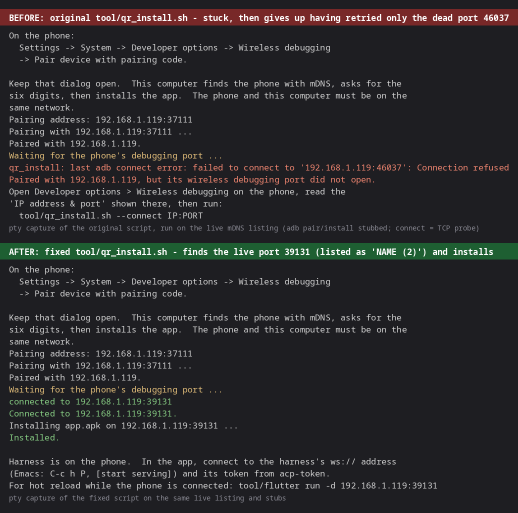
#> input picture harness_client/verification/phone-debugging-port.png, 1035 x 1026 px (shown at 1/2 size)
$ python compare_frames.py ../verification/phone-debugging-port.png ../verification/production-web.png
#> lines starting #> are read from the running program, lines starting #| are printed output that depends on the picture
#!/usr/bin/env python3
"""Compare a frame the receiver decoded with a screenshot of the device.

The screen-share run takes a frame from the WebRTC track and a `screencap` of
the same device at nearly the same moment.  Both show the same screen -- the
app itself, since this app does not hide its own window from its own share --
so the two pictures should agree.  That is what makes "the receiver got the
phone's screen" a measurement rather than a label: the picture that arrived is
the picture the device was showing.

    python3 e2e/compare_frames.py received.png device.png

It prints one JSON object: the two sizes, the mean absolute difference of the
greyscale pixels at a common small size, the correlation, and whether they
agree.  It is deliberately crude -- no image library beyond PIL, no alignment
search -- because a coarse agreement is all the claim needs: the same screen,
not a pixel-perfect copy (the two were encoded and captured at different
instants, at different sizes).
"""

from __future__ import annotations

import json
import sys

from PIL import Image, ImageChops, ImageStat


def grey(path: str, size: tuple[int, int]) -> Image.Image:
    image = Image.open(path).convert("L")
    return image.resize(size, Image.BILINEAR)


def main(argv: list[str]) -> int:
    if len(argv) != 3:
        print(__doc__.strip().splitlines()[0])
        return 2
    received_path, device_path = argv[1], argv[2]
    received = Image.open(received_path)
#> received is the input picture: PIL image 1035x1026 RGB; mean R, G, B 41.5, 40.7, 42.6
    device = Image.open(device_path)
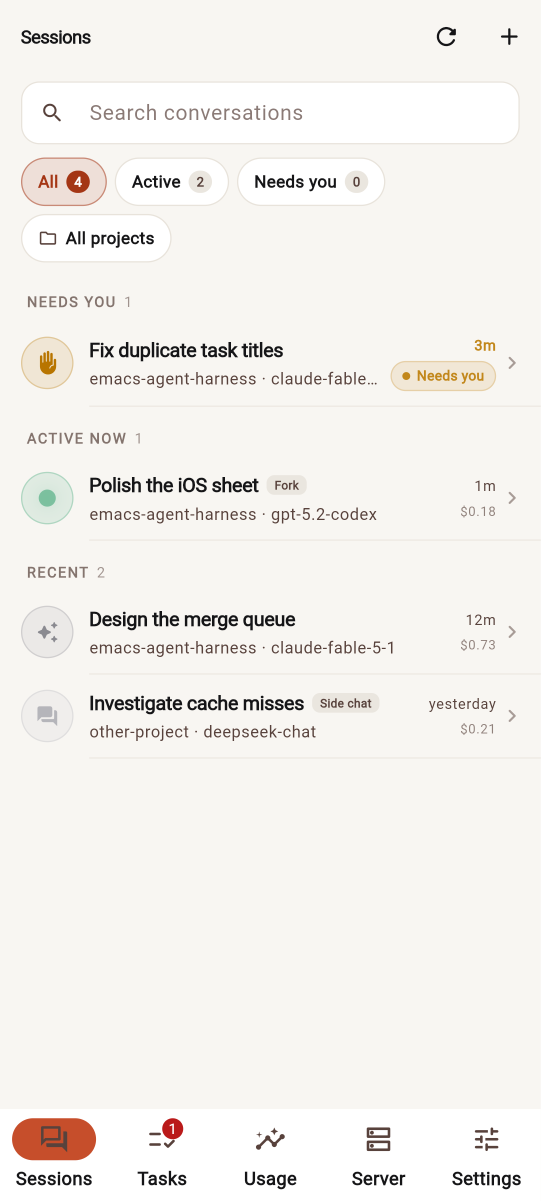
#> input picture harness_client/verification/production-web.png, 1082 x 2402 px (shown at 1/2 size)
#> device is the input picture: PIL image 1082x2402 RGB; mean R, G, B 243.5, 240.7, 236.9
    size = (64, 64)
    left = grey(received_path, size)
#> in grey, `image = Image.open(path).convert("L")`:
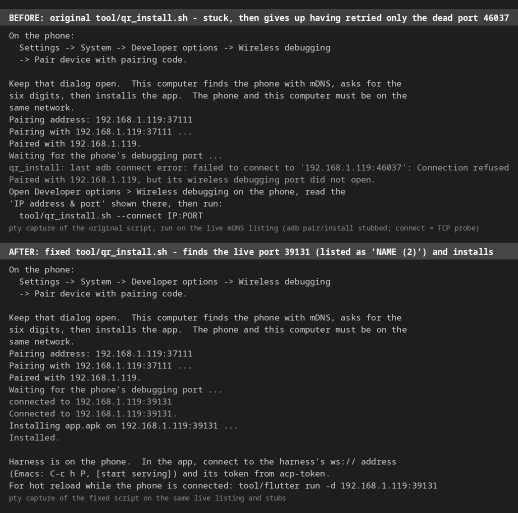
#> image: PIL image 1035x1026 L (shown at 1/2 size); min 30, max 255, mean 40.7
#> in grey, `return image.resize(size, Image.BILINEAR)`:
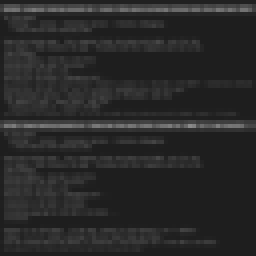
#> returned value: PIL image 64x64 L (shown 4 times larger); min 30, max 138, mean 40.7
    right = grey(device_path, size)
#> call 2 of grey, with path = '../verification/production-web.png', size = (64, 64)
#> in grey (call 2), `return image.resize(size, Image.BILINEAR)`:
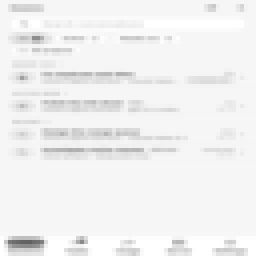
#> returned value: PIL image 64x64 L (shown 4 times larger); min 96, max 255, mean 241
    difference = ImageChops.difference(left, right)
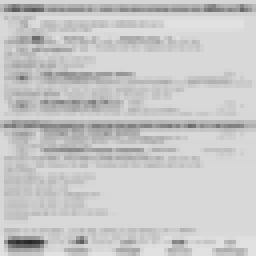
#> difference: PIL image 64x64 L (shown 4 times larger); min 38, max 225, mean 200.3
    mean = ImageStat.Stat(difference).mean[0]
#> mean = 200.3
    left_pixels = list(left.getdata())
#> left_pixels = 4096 values, max 138 at index 2031, min 30 at index 266, mean 40.72
    right_pixels = list(right.getdata())
#> right_pixels = 4096 values, max 255 at index 323, min 96 at index 3847, mean 241
    left_mean = sum(left_pixels) / len(left_pixels)
#> left_mean = 40.72
    right_mean = sum(right_pixels) / len(right_pixels)
#> right_mean = 241
    covariance = sum(
        (a - left_mean) * (b - right_mean)
        for a, b in zip(left_pixels, right_pixels)
    ) / len(left_pixels)
#> covariance = -12.06
    left_variance = sum((a - left_mean) ** 2 for a in left_pixels) / len(left_pixels)
#> left_variance = 241.4
    right_variance = sum((b - right_mean) ** 2 for b in right_pixels) / len(right_pixels)
#> right_variance = 214.7
    denominator = (left_variance * right_variance) ** 0.5
#> denominator = 227.7
    correlation = covariance / denominator if denominator else 0.0
#> correlation = -0.053
    print(
        json.dumps(
            {
                "compared": True,
                "received": {
                    "path": received_path,
                    "size": list(received.size),
                },
                "device": {
                    "path": device_path,
                    "size": list(device.size),
                },
                # 0 is identical, 255 is opposite; a flat pair is near 0 too,
                # which is why the correlation is reported beside it.
                "mean_abs_difference": round(mean, 2),
                "correlation": round(correlation, 4),
                "same_screen": correlation >= 0.5 and mean <= 60,
            },
            sort_keys=True,
        )
    )
#> (printed output is left out)
    return 0


if __name__ == "__main__":
    sys.exit(main(sys.argv))
#> (the program exits here)
